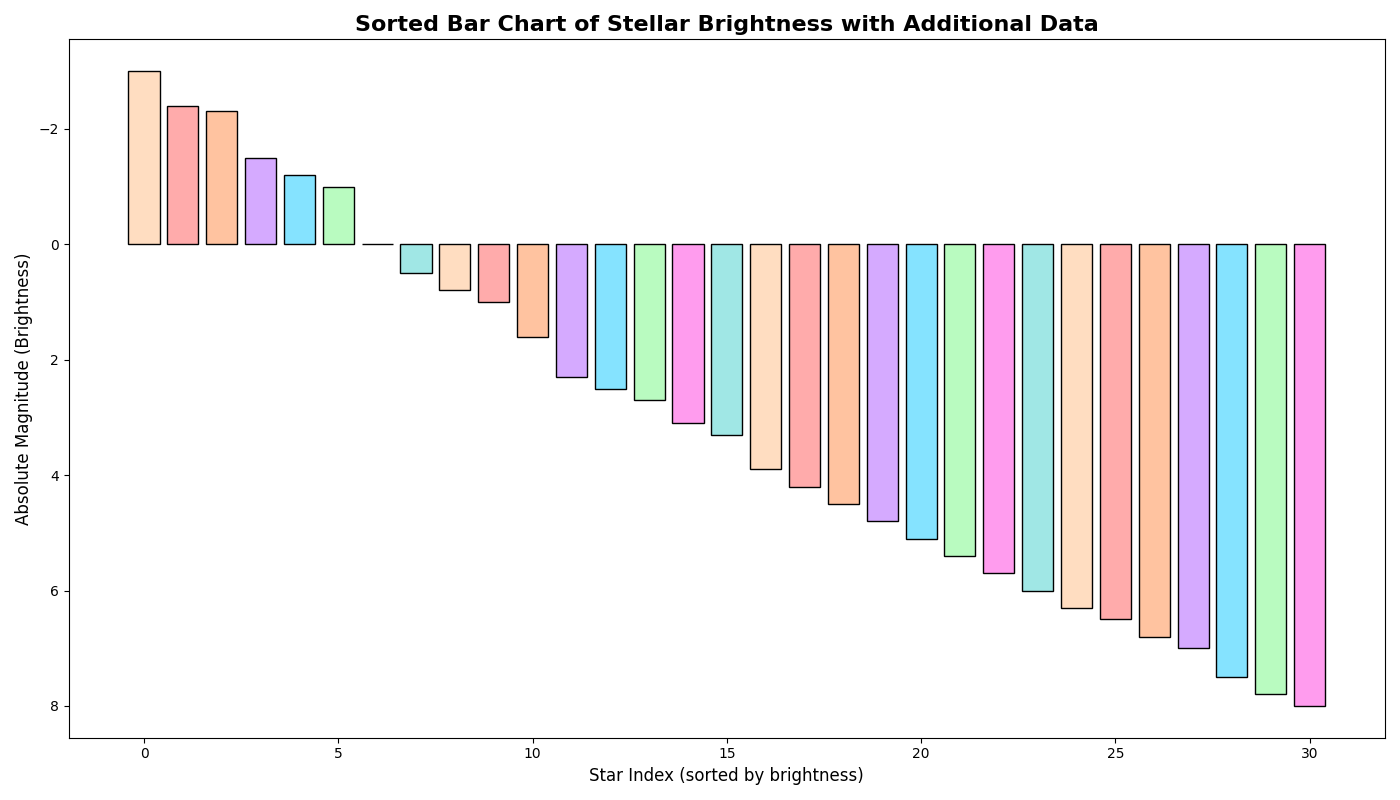

Reproduce this figure in Python.
import numpy as np
import matplotlib.pyplot as plt

# Original Data Preparation
brightness = np.array([5.1, 5.4, 5.7, 6.0, 6.3, 6.5, 7.0, 7.5, 8.0, 4.2, 4.5, 4.8, 3.1, 3.3,
                       3.9, 2.7, 2.5, 1.0, -1.5, 0.8, -1.0, -2.4, -2.3])
temperature = np.array([3000, 3200, 3500, 3700, 4000, 4300, 5000, 5200, 6000, 7000, 8000,
                        9000, 12000, 15000, 20000, 25000, 30000, 35000, 40000, 45000, 
                        50000, 55000, 60000])

# Additional Made-up Data
new_brightness = np.array([6.8, 7.8, 2.3, 1.6, 0.5, -1.2, 0.0, -3.0])
new_temperature = np.array([3600, 4800, 33000, 37000, 22000, 31000, 26000, 38000])

# Combine original and new data
combined_brightness = np.concatenate((brightness, new_brightness))
combined_temperature = np.concatenate((temperature, new_temperature))

# Sort combined data by brightness
sorted_indices = np.argsort(combined_brightness)
sorted_brightness = combined_brightness[sorted_indices]
sorted_temperature = combined_temperature[sorted_indices]

# Plot the sorted bar chart
fig, ax = plt.subplots(figsize=(14, 8))

# Changed color scheme
colors = ['#FFDDC1', '#FFABAB', '#FFC3A0', '#D5AAFF', '#85E3FF', '#B9FBC0', '#FF9CEE', '#A0E7E5']
ax.bar(range(len(sorted_brightness)), sorted_brightness, color=colors * ((len(sorted_brightness) // len(colors)) + 1), edgecolor='black')

# Add titles and labels
ax.set_title('Sorted Bar Chart of Stellar Brightness with Additional Data', fontsize=16, fontweight='bold', wrap=True)
ax.set_xlabel('Star Index (sorted by brightness)', fontsize=12)
ax.set_ylabel('Absolute Magnitude (Brightness)', fontsize=12)
ax.invert_yaxis()

plt.tight_layout()
plt.show()
